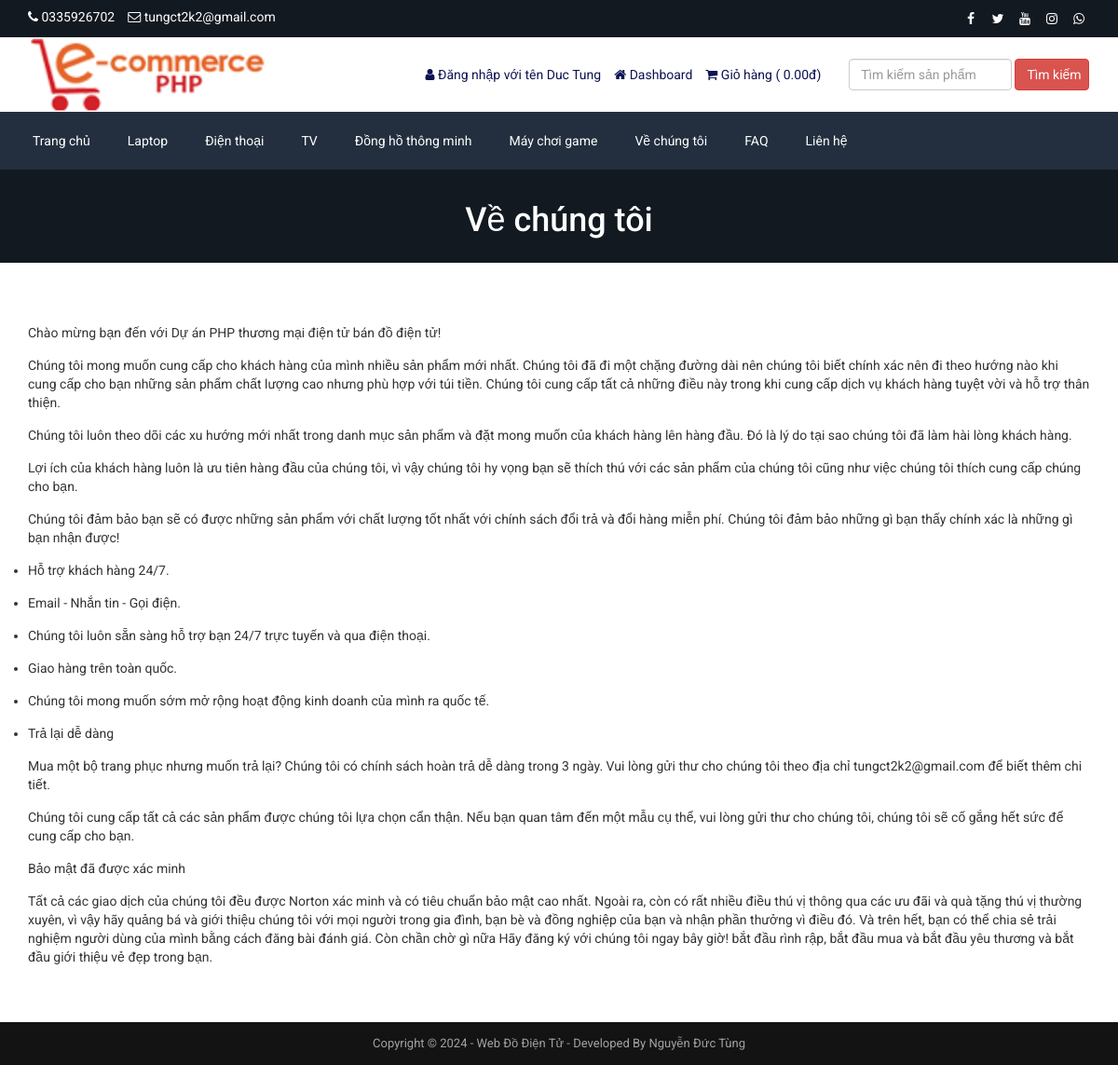
/about.php (signed in), run on the app's committed database.
### tables this page shows
CREATE TABLE `tbl_settings` (
  `id` int(11) NOT NULL,
  `logo` varchar(255) NOT NULL,
  `favicon` varchar(255) NOT NULL,
  `footer_about` text NOT NULL,
  `footer_copyright` text NOT NULL,
  `contact_address` text NOT NULL,
  `contact_email` varchar(255) NOT NULL,
  `contact_phone` varchar(255) NOT NULL,
  `contact_fax` varchar(255) NOT NULL,
  `contact_map_iframe` text NOT NULL,
  `receive_email` varchar(255) NOT NULL,
  `receive_email_subject` varchar(255) NOT NULL,
  `receive_email_thank_you_message` text NOT NULL,
  `forget_password_message` text NOT NULL,
  `total_recent_post_footer` int(10) NOT NULL,
  `total_popular_post_footer` int(10) NOT NULL,
  `total_recent_post_sidebar` int(11) NOT NULL,
  `total_popular_post_sidebar` int(11) NOT NULL,
  `total_featured_product_home` int(11) NOT NULL,
  `total_latest_product_home` int(11) NOT NULL,
  `total_popular_product_home` int(11) NOT NULL,
  `meta_title_home` text NOT NULL,
  `meta_keyword_home` text NOT NULL,
  `meta_description_home` text NOT NULL,
  `banner_login` varchar(255) NOT NULL,
  `banner_registration` varchar(255) NOT NULL,
  `banner_forget_password` varchar(255) NOT NULL,
  `banner_reset_password` varchar(255) NOT NULL,
  `banner_search` varchar(255) NOT NULL,
  `banner_cart` varchar(255) NOT NULL,
  `banner_checkout` varchar(255) NOT NULL,
  `banner_product_category` varchar(255) NOT NULL,
  `banner_blog` varchar(255) NOT NULL,
  `cta_title` varchar(255) NOT NULL,
  `cta_content` text NOT NULL,
  `cta_read_more_text` varchar(255) NOT NULL,
  `cta_read_more_url` varchar(255) NOT NULL,
  `cta_photo` varchar(255) NOT NULL,
  `featured_product_title` varchar(255) NOT NULL,
  `featured_product_subtitle` varchar(255) NOT NULL,
  `latest_product_title` varchar(255) NOT NULL,
  `latest_product_subtitle` varchar(255) NOT NULL,
  `popular_product_title` varchar(255) NOT NULL,
  `popular_product_subtitle` varchar(255) NOT NULL,
  `testimonial_title` varchar(255) NOT NULL,
  `testimonial_subtitle` varchar(255) NOT NULL,
  `testimonial_photo` varchar(255) NOT NULL,
  `blog_title` varchar(255) NOT NULL,
  `blog_subtitle` varchar(255) NOT NULL,
  `newsletter_text` text NOT NULL,
  `paypal_email` varchar(255) NOT NULL,
  `stripe_public_key` varchar(255) NOT NULL,
  `stripe_secret_key` varchar(255) NOT NULL,
  `bank_detail` text NOT NULL,
  `before_head` text NOT NULL,
  `after_body` text NOT NULL,
  `before_body` text NOT NULL,
  `home_service_on_off` int(11) NOT NULL,
  `home_welcome_on_off` int(11) NOT NULL,
  `home_featured_product_on_off` int(11) NOT NULL,
  `home_latest_product_on_off` int(11) NOT NULL,
  `home_popular_product_on_off` int(11) NOT NULL,
  `home_testimonial_on_off` int(11) NOT NULL,
  `home_blog_on_off` int(11) NOT NULL,
  `newsletter_on_off` int(11) NOT NULL,
  `ads_above_welcome_on_off` int(1) NOT NULL,
  `ads_above_featured_product_on_off` int(1) NOT NULL,
  `ads_above_latest_product_on_off` int(1) NOT NULL,
  `ads_above_popular_product_on_off` int(1) NOT NULL,
  `ads_above_testimonial_on_off` int(1) NOT NULL,
  `ads_category_sidebar_on_off` int(1) NOT NULL
);

CREATE TABLE `tbl_social` (
  `social_id` int(11) NOT NULL,
  `social_name` varchar(30) NOT NULL,
  `social_url` varchar(255) NOT NULL,
  `social_icon` varchar(30) NOT NULL
);

CREATE TABLE `tbl_top_category` (
  `tcat_id` int(11) NOT NULL,
  `tcat_name` varchar(255) NOT NULL,
  `show_on_menu` int(1) NOT NULL
);

CREATE TABLE `tbl_page` (
  `id` int(11) NOT NULL,
  `about_title` varchar(255) NOT NULL,
  `about_content` text NOT NULL,
  `about_banner` varchar(255) NOT NULL,
  `about_meta_title` varchar(255) NOT NULL,
  `about_meta_keyword` text NOT NULL,
  `about_meta_description` text NOT NULL,
  `faq_title` varchar(255) NOT NULL,
  `faq_banner` varchar(255) NOT NULL,
  `faq_meta_title` varchar(255) NOT NULL,
  `faq_meta_keyword` text NOT NULL,
  `faq_meta_description` text NOT NULL,
  `blog_title` varchar(255) NOT NULL,
  `blog_banner` varchar(255) NOT NULL,
  `blog_meta_title` varchar(255) NOT NULL,
  `blog_meta_keyword` text NOT NULL,
  `blog_meta_description` text NOT NULL,
  `contact_title` varchar(255) NOT NULL,
  `contact_banner` varchar(255) NOT NULL,
  `contact_meta_title` varchar(255) NOT NULL,
  `contact_meta_keyword` text NOT NULL,
  `contact_meta_description` text NOT NULL,
  `pgallery_title` varchar(255) NOT NULL,
  `pgallery_banner` varchar(255) NOT NULL,
  `pgallery_meta_title` varchar(255) NOT NULL,
  `pgallery_meta_keyword` text NOT NULL,
  `pgallery_meta_description` text NOT NULL,
  `vgallery_title` varchar(255) NOT NULL,
  `vgallery_banner` varchar(255) NOT NULL,
  `vgallery_meta_title` varchar(255) NOT NULL,
  `vgallery_meta_keyword` text NOT NULL,
  `vgallery_meta_description` text NOT NULL
);

### about.php (the view)
<?php require_once('header.php'); ?>
<?php
$statement = $pdo->prepare("SELECT * FROM tbl_page WHERE id=1");
$statement->execute();
$result = $statement->fetchAll(PDO::FETCH_ASSOC);
foreach ($result as $row) {
   $about_title = $row['about_title'];
    $about_content = $row['about_content'];
    $about_banner = $row['about_banner'];
}
?>
<div class="page-banner" style="background-image: url(assets/uploads/<?php echo $about_banner; ?>);">
    <div class="inner">
        <h1><?php echo $about_title; ?></h1>
    </div>
</div>
<div class="page">
    <div class="container">
        <div class="row">
            <div class="col-md-12">
                <p>
                    <?php echo $about_content; ?>
                </p>
            </div>
        </div>
    </div>
</div>
<?php require_once('footer.php'); ?>

### header.php (shortened to what this page needs)
<?php
include("admin/inc/config.php");
$statement = $pdo->prepare("SELECT * FROM tbl_settings WHERE id=1");
$statement->execute();
$result = $statement->fetchAll(PDO::FETCH_ASSOC);
foreach ($result as $row)
{
	$logo = $row['logo'];
	$contact_email = $row['contact_email'];
	$contact_phone = $row['contact_phone'];
}
?>
<!DOCTYPE html>
<html lang="en">
<head>
	<link rel="stylesheet" href="assets/css/bootstrap.min.css">
	<link rel="stylesheet" href="assets/css/font-awesome.min.css">
	<link rel="stylesheet" href="assets/css/owl.carousel.min.css">
	<link rel="stylesheet" href="assets/css/owl.theme.default.min.css">
	<link rel="stylesheet" href="assets/css/jquery.bxslider.min.css">
    <link rel="stylesheet" href="assets/css/magnific-popup.css">
    <link rel="stylesheet" href="assets/css/rating.css">
	<link rel="stylesheet" href="assets/css/spacing.css">
	<link rel="stylesheet" href="assets/css/bootstrap-touch-slider.css">
	<link rel="stylesheet" href="assets/css/animate.min.css">
	<link rel="stylesheet" href="assets/css/tree-menu.css">
	<link rel="stylesheet" href="assets/css/select2.min.css">
	<link rel="stylesheet" href="assets/css/main.css">
	<link rel="stylesheet" href="assets/css/responsive.css">
	<?php
	$statement = $pdo->prepare("SELECT * FROM tbl_page WHERE id=1");
	$statement->execute();
	$result = $statement->fetchAll(PDO::FETCH_ASSOC);
		?>
</head>
<body>
<div class="top">
	<div class="container">
		<div class="row">
			<div class="col-md-6 col-sm-6 col-xs-12">
				<div class="left">
					<ul>
						<li><i class="fa fa-phone"></i> <?php echo $contact_phone; ?></li>
						<li><i class="fa fa-envelope-o"></i> <?php echo $contact_email; ?></li>
					</ul>
				</div>
			</div>
			<div class="col-md-6 col-sm-6 col-xs-12">
				<div class="right">
					<ul>
						<?php
						$statement = $pdo->prepare("SELECT * FROM tbl_social");
						$statement->execute();
						$result = $statement->fetchAll(PDO::FETCH_ASSOC);
						foreach ($result as $row) {
							?>
							<?php if($row['social_url'] != ''): ?>
							<li><a href="<?php echo $row['social_url']; ?>"><i class="<?php echo $row['social_icon']; ?>"></i></a></li>
							<?php endif; ?>
							<?php
						}
						?>
					</ul>
				</div>
			</div>
		</div>
	</div>
</div>
<div class="header">
	<div class="container">
		<div class="row inner">
			<div class="col-md-4 logo">
				<a href="index.php"><img src="assets/uploads/<?php echo $logo; ?>" alt="logo image"></a>
			</div>
			<div class="col-md-5 right">
				<ul>
					<?php
					if(isset($_SESSION['customer'])) {
						?>
						<li><i class="fa fa-user"></i> <?php echo LANG_VALUE_13; ?> <?php echo $_SESSION['customer']['cust_name']; ?></li>
						<li><a href="dashboard.php"><i class="fa fa-home"></i> <?php echo LANG_VALUE_89; ?></a></li>
						<?php
					} else {
						?>
						<li><a href="login.php"><i class="fa fa-sign-in"></i> <?php echo LANG_VALUE_9; ?></a></li>
						<li><a href="registration.php"><i class="fa fa-user-plus"></i> <?php echo LANG_VALUE_15; ?></a></li>
						<?php
					}
					?>
					<li><a href="cart.php"><i class="fa fa-shopping-cart"></i> <?php echo LANG_VALUE_18; ?> ( <?php
					if(isset($_SESSION['cart_p_id'])) {
						$table_total_price = 0;
						$i=0;
	                    foreach($_SESSION['cart_p_qty'] as $key => $value)
	                    {
	                        $i++;
	                        $arr_cart_p_qty[$i] = $value;
	                    }                    $i=0;
	                    foreach($_SESSION['cart_p_current_price'] as $key => $value)
	                    {
	                        $i++;
	                        $arr_cart_p_current_price[$i] = $value;
	                    }
	                    for($i=1;$i<=count($arr_cart_p_qty);$i++) {
	                    	$row_total_price = $arr_cart_p_current_price[$i]*$arr_cart_p_qty[$i];
	                        $table_total_price = $table_total_price + $row_total_price;
	                    }
						echo $table_total_price;
					} else {
						echo '0.00';
						echo LANG_VALUE_1;
					}
					?>)</a></li>
				</ul>
			</div>
			<div class="col-md-3 search-area">
				<form class="navbar-form navbar-left" role="search" action="search-result.php" method="get">
					<div class="form-group">
						<input type="text" class="form-control search-top" placeholder="<?php echo LANG_VALUE_2; ?>" name="search_text">
					</div>
					<button type="submit" class="btn btn-danger"><?php echo LANG_VALUE_3; ?></button>
				</form>
			</div>
		</div>
	</div>
</div>
<div class="nav">
	<div class="container">
		<div class="row">
			<div class="col-md-12 pl_0 pr_0">
				<div class="menu-container">
					<div class="menu">
						<ul>
							<li><a href="index.php">Trang chủ</a></li>
							<?php
							$statement = $pdo->prepare("SELECT * FROM tbl_top_category WHERE show_on_menu=1");
							$statement->execute();
							$result = $statement->fetchAll(PDO::FETCH_ASSOC);
							foreach ($result as $row) {
								?>
								<li><a href="product-category.php?id=<?php echo $row['tcat_id']; ?>&type=top-category"><?php echo $row['tcat_name']; ?></a>
								</li>
								<?php
							}
							?>
							<?php
							$statement = $pdo->prepare("SELECT * FROM tbl_page WHERE id=1");
							$statement->execute();
							$result = $statement->fetchAll(PDO::FETCH_ASSOC);
							foreach ($result as $row) {
								$about_title = $row['about_title'];
								$faq_title = $row['faq_title'];
								$contact_title = $row['contact_title'];
							}
							?>
							<li><a href="about.php"><?php echo $about_title; ?></a></li>
							<li><a href="faq.php"><?php echo $faq_title; ?></a></li>
							<li><a href="contact.php"><?php echo $contact_title; ?></a></li>
						</ul>
					</div>
				</div>
			</div>
		</div>
	</div>
</div>

### footer.php (shortened to what this page needs)
<?php
$statement = $pdo->prepare("SELECT * FROM tbl_settings WHERE id=1");
$statement->execute();
$result = $statement->fetchAll(PDO::FETCH_ASSOC);
foreach ($result as $row)
{
	$footer_copyright = $row['footer_copyright'];
}
?>
<div class="footer-bottom">
	<div class="container">
		<div class="row">
			<div class="col-md-12 copyright">
				<?php echo $footer_copyright; ?>
			</div>
		</div>
	</div>
</div>
</body>
</html>

### assets/css/main.css (style rules this page uses)
* { margin: 0; padding: 0; }
body { font-family: "Roboto", sans-serif; font-size: 14px; }
h1, h2, h3, h4, h5, h6 { font-family: "Roboto", sans-serif; }
a { text-decoration: none; }
.top { width: 100%; height: 40px; background: #131921; }
.top .left { float: left; }
.top .left ul { padding-top: 8px; }
.top .left ul li { list-style-type: none; float: left; margin-right: 14px; color: white; }
.top .left ul li i { color: white; }
.top .right { float: right; }
.top .right ul { padding-top: 8px; }
.top .right ul li { list-style-type: none; float: left; margin-left: 5px; }
.top .right ul li a { color: white; width: 24px; height: 24px; line-height: 24px; text-align: center; border-radius: 50%; display: block; transition: all 0.4s ease; }
.header { width: 100%; height: auto; background: #fff; }
.header .inner { height: auto; display: table; }
.header .logo { float: none; display: table-cell; vertical-align: middle; }
.header .logo img { max-width: 100%; height: 80px; }
.header .navbar-form .form-control { width: 300px; }
.header .search-area { float: none; display: table-cell; vertical-align: middle; }
.header .search-area .form-group { width: calc(100% - 84px); }
.header .search-area button { width: 80px; }
.header .search-area form { width: 100%; }
.header .right { float: none; display: table-cell; vertical-align: middle; padding-right: 0; }
.header .right ul { float: right; margin-bottom: 0; }
.header .right ul li { list-style-type: none; float: left; margin-left: 14px; color: #0d1452; }
.header .right ul li a { color: #0d1452; }
.header .navbar-form .search-top { width: 100%; }
.nav { background: #232f3e; }
.menu-container { width: 100%; margin: 0 auto; background: #232f3e; }
.menu-dropdown-icon:before { content: "\f067"; font-family: "FontAwesome"; display: none; cursor: pointer; float: right; padding: 1.5em 2em; background: #fff; color: #333; }
.menu > ul { margin: 0 auto; width: 100%; list-style: none; padding: 0; position: relative; box-sizing: border-box; }
.menu > ul:before, .menu > ul:after { content: ""; display: table; }
.menu > ul:after { clear: both; }
.menu > ul > li { float: left; padding: 0; margin: 0; }
.menu > ul > li a { text-decoration: none; padding: 1.5em 20px; display: block; color: #fff; }
.footer-bottom { width: 100%; height: auto; background: #141314; padding: 14px 0; }
.footer-bottom .copyright { font-size: 13px; color: #a3a3a3; text-align: center; }
.page-banner { width: 100%; height: auto; background-repeat: no-repeat; background-position: center center; -webkit-background-size: cover; background-size: cover; position: relative; padding-top: 15px; padding-bottom: 15px; overflow: hidden; }
.page-banner h1 { color: #fff; text-align: center; z-index: 999; position: relative; }
.page { width: 100%; height: auto; padding-top: 50px; padding-bottom: 50px; }

### assets/css/responsive.css (style rules this page uses)
@media only screen and (min-width: 992px) { .header .inner { width: 100%; } }
@media only screen and (min-width: 992px) { .header .search-area { padding-right: 0; } }
@media only screen and (min-width: 992px) { .header .search-area form { padding-right: 0; } }
@media only screen and (min-width: 992px) { .header .container { padding-right: 0; } }

### data on the page
tbl_settings: contact_phone "0335926702", contact_email "tungct2k2@gmail.com", logo (picture), footer_copyright "Copyright © 2024 - Web Đồ Điện Tử - Developed By Nguyễn Đức Tùng"
tbl_top_category: tcat_name "Laptop"
tbl_top_category: tcat_name "Điện thoại"
tbl_top_category: tcat_name "TV"
tbl_top_category: tcat_name "Đồng hồ thông minh"
tbl_top_category: tcat_name "Máy chơi game"
tbl_page: about_title "Về chúng tôi", faq_title "FAQ", contact_title "Liên hệ", about_banner (picture), about_content "Chào mừng bạn đến với Dự án PHP thương mại điện tử bán đồ điện tử! Chúng tôi mong muốn cung cấp cho khách hàng của mình nhiều sản phẩm mới nhất. Chúng tôi đã đi một chặng đường dài nên chúng tôi biết chính xác nên đi theo hướng nào khi cung cấp cho bạn những sản phẩm chất lượng cao nhưng phù hợp với túi tiền. Chúng tôi cung cấp tất cả những điều này trong khi cung cấp dịch vụ khách hàng tuyệt vời và hỗ trợ thân thiện. Chúng tôi luôn theo dõi các xu hướng mới nhất trong danh mục sản phẩm và đặt mong muốn của khách hàng lên hàng đầu. Đó là lý do tại sao chúng tôi đã làm hài lòng khách hàng. Lợi ích của khách hàng luôn là ưu tiên hàng đầu của chúng tôi, vì vậy chúng tôi hy vọng bạn sẽ thích…"

### other printed values
LANG_VALUE_13 "Đăng nhập với tên"
$_SESSION['customer']['cust_name'] "Duc Tung"
LANG_VALUE_89 "Dashboard"
LANG_VALUE_18 "Giỏ hàng"
LANG_VALUE_1 "đ"
LANG_VALUE_3 "Tìm kiếm"
